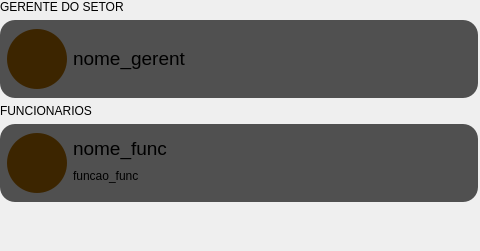
                             <widget class="QWidget" name="scrollAreaWidgetContents_3">
                              <property name="geometry">
                               <rect>
                                <x>0</x>
                                <y>0</y>
                                <width>480</width>
                                <height>251</height>
                               </rect>
                              </property>
                              <property name="minimumSize">
                               <size>
                                <width>475</width>
                                <height>0</height>
                               </size>
                              </property>
                              <property name="maximumSize">
                               <size>
                                <width>480</width>
                                <height>16777215</height>
                               </size>
                              </property>
                              <layout class="QVBoxLayout" name="verticalLayout_54">
                               <property name="leftMargin">
                                <number>0</number>
                               </property>
                               <property name="topMargin">
                                <number>0</number>
                               </property>
                               <property name="rightMargin">
                                <number>0</number>
                               </property>
                               <item>
                                <widget class="QLabel" name="lbl_gerente">
                                 <property name="sizePolicy">
                                  <sizepolicy hsizetype="Expanding" vsizetype="Preferred">
                                   <horstretch>0</horstretch>
                                   <verstretch>0</verstretch>
                                  </sizepolicy>
                                 </property>
                                 <property name="cursor">
                                  <cursorShape>ArrowCursor</cursorShape>
                                 </property>
                                 <property name="text">
                                  <string>&lt;html&gt;&lt;head/&gt;&lt;body&gt;&lt;p&gt;GERENTE DO SETOR&lt;/p&gt;&lt;/body&gt;&lt;/html&gt;</string>
                                 </property>
                                </widget>
                               </item>
                               <item>
                                <widget class="QWidget" name="template_gerente_setor" native="true">
                                 <property name="sizePolicy">
                                  <sizepolicy hsizetype="Fixed" vsizetype="Fixed">
                                   <horstretch>0</horstretch>
                                   <verstretch>0</verstretch>
                                  </sizepolicy>
                                 </property>
                                 <property name="minimumSize">
                                  <size>
                                   <width>478</width>
                                   <height>78</height>
                                  </size>
                                 </property>
                                 <property name="cursor">
                                  <cursorShape>PointingHandCursor</cursorShape>
                                 </property>
                                 <property name="styleSheet">
                                  <string notr="true">#template_gerente_setor{
background-color: rgb(80, 80, 80);
border-radius: 15px;

}</string>
                                 </property>
                                 <layout class="QHBoxLayout" name="horizontalLayout_12">
                                  <property name="leftMargin">
                                   <number>7</number>
                                  </property>
                                  <item>
                                   <widget class="QPushButton" name="foto_gerente_setor">
                                    <property name="sizePolicy">
                                     <sizepolicy hsizetype="Expanding" vsizetype="Expanding">
                                      <horstretch>0</horstretch>
                                      <verstretch>0</verstretch>
                                     </sizepolicy>
                                    </property>
                                    <property name="minimumSize">
                                     <size>
                                      <width>60</width>
                                      <height>60</height>
                                     </size>
                                    </property>
                                    <property name="maximumSize">
                                     <size>
                                      <width>60</width>
                                      <height>60</height>
                                     </size>
                                    </property>
                                    <property name="cursor">
                                     <cursorShape>PointingHandCursor</cursorShape>
                                    </property>
                                    <property name="layoutDirection">
                                     <enum>Qt::LeftToRight</enum>
                                    </property>
                                    <property name="styleSheet">
                                     <string notr="true">QPushButton{
text-aling:center;
	background-color: rgb(60, 37, 00) ;
border-radius: 30px;

}</string>
                                    </property>
                                    <property name="text">
                                     <string/>
                                    </property>
                                    <property name="iconSize">
                                     <size>
                                      <width>4000</width>
                                      <height>4000</height>
                                     </size>
                                    </property>
                                   </widget>
                                  </item>
                                  <item>
                                   <widget class="QWidget" name="info_gerente_setor" native="true">
                                    <property name="cursor">
                                     <cursorShape>PointingHandCursor</cursorShape>
                                    </property>
                                    <layout class="QVBoxLayout" name="verticalLayout_52">
                                     <property name="spacing">
                                      <number>8</number>
                                     </property>
                                     <property name="leftMargin">
                                      <number>0</number>
                                     </property>
                                     <item>
                                      <widget class="QLabel" name="nome_gerente_setorc">
                                       <property name="cursor">
                                        <cursorShape>PointingHandCursor</cursorShape>
                                       </property>
                                       <property name="text">
                                        <string>&lt;html&gt;&lt;head/&gt;&lt;body&gt;&lt;p&gt;&lt;span style=&quot; font-size:14pt;&quot;&gt;nome_gerent&lt;/span&gt;&lt;/p&gt;&lt;/body&gt;&lt;/html&gt;</string>
                                       </property>
                                      </widget>
                                     </item>
                                    </layout>
                                   </widget>
                                  </item>
                                 </layout>
                                </widget>
                               </item>
                               <item>
                                <widget class="QLabel" name="lbl_outrosfuncs">
                                 <property name="text">
                                  <string>FUNCIONARIOS</string>
                                 </property>
                                </widget>
                               </item>
                               <item>
                                <widget class="QWidget" name="template_funcs_setor" native="true">
                                 <property name="sizePolicy">
                                  <sizepolicy hsizetype="Fixed" vsizetype="Fixed">
                                   <horstretch>0</horstretch>
                                   <verstretch>0</verstretch>
                                  </sizepolicy>
                                 </property>
                                 <property name="minimumSize">
                                  <size>
                                   <width>478</width>
                                   <height>78</height>
                                  </size>
                                 </property>
                                 <property name="cursor">
                                  <cursorShape>PointingHandCursor</cursorShape>
                                 </property>
                                 <property name="styleSheet">
                                  <string notr="true">#template_funcs_setor{
background-color: rgb(80, 80, 80);
border-radius: 15px;

}</string>
                                 </property>
                                 <layout class="QHBoxLayout" name="horizontalLayout_13">
                                  <property name="leftMargin">
                                   <number>7</number>
                                  </property>
                                  <item>
                                   <widget class="QPushButton" name="foto_func_setor">
                                    <property name="sizePolicy">
                                     <sizepolicy hsizetype="Expanding" vsizetype="Expanding">
                                      <horstretch>0</horstretch>
                                      <verstretch>0</verstretch>
                                     </sizepolicy>
                                    </property>
                                    <property name="minimumSize">
                                     <size>
                                      <width>60</width>
                                      <height>60</height>
                                     </size>
                                    </property>
                                    <property name="maximumSize">
                                     <size>
                                      <width>60</width>
                                      <height>60</height>
                                     </size>
                                    </property>
                                    <property name="cursor">
                                     <cursorShape>PointingHandCursor</cursorShape>
                                    </property>
                                    <property name="layoutDirection">
                                     <enum>Qt::LeftToRight</enum>
                                    </property>
                                    <property name="styleSheet">
                                     <string notr="true">QPushButton{
text-aling:center;
	background-color: rgb(60, 37, 00) ;
border-radius: 30px;

}</string>
                                    </property>
                                    <property name="text">
                                     <string/>
                                    </property>
                                    <property name="iconSize">
                                     <size>
                                      <width>4000</width>
                                      <height>4000</height>
                                     </size>
                                    </property>
                                   </widget>
                                  </item>
                                  <item>
                                   <widget class="QWidget" name="info_func_setor" native="true">
                                    <property name="sizePolicy">
                                     <sizepolicy hsizetype="Preferred" vsizetype="Expanding">
                                      <horstretch>0</horstretch>
                                      <verstretch>0</verstretch>
                                     </sizepolicy>
                                    </property>
                                    <property name="cursor">
                                     <cursorShape>PointingHandCursor</cursorShape>
                                    </property>
                                    <layout class="QVBoxLayout" name="verticalLayout_53">
                                     <property name="spacing">
                                      <number>8</number>
                                     </property>
                                     <property name="leftMargin">
                                      <number>0</number>
                                     </property>
                                     <property name="topMargin">
                                      <number>4</number>
                                     </property>
                                     <item>
                                      <widget class="QLabel" name="nome_func_setor">
                                       <property name="cursor">
                                        <cursorShape>PointingHandCursor</cursorShape>
                                       </property>
                                       <property name="text">
                                        <string>&lt;html&gt;&lt;head/&gt;&lt;body&gt;&lt;p&gt;&lt;span style=&quot; font-size:14pt;&quot;&gt;nome_func&lt;/span&gt;&lt;/p&gt;&lt;/body&gt;&lt;/html&gt;</string>
                                       </property>
                                      </widget>
                                     </item>
                                     <item>
                                      <widget class="QLabel" name="funcao_func">
                                       <property name="text">
                                        <string>funcao_func</string>
                                       </property>
                                      </widget>
                                     </item>
                                    </layout>
                                   </widget>
                                  </item>
                                 </layout>
                                </widget>
                               </item>
                               <item>
                                <spacer name="verticalSpacer_2">
                                 <property name="orientation">
                                  <enum>Qt::Vertical</enum>
                                 </property>
                                 <property name="sizeHint" stdset="0">
                                  <size>
                                   <width>20</width>
                                   <height>40</height>
                                  </size>
                                 </property>
                                </spacer>
                               </item>
                              </layout>
                             </widget>
